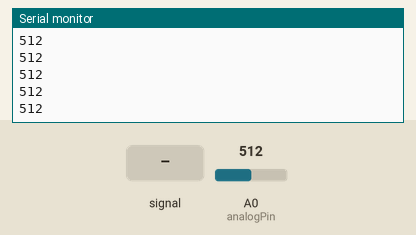
The sketch below on a simulated Arduino Uno, built with avr-gcc and run on an emulated ATmega328P. On the bench: the last lines printed to the serial monitor. The inputs (shaded band) are chosen by the test bench; at power-on: A0 (analogPin) = 512.

Above: at 1.2 s.
1.3 s: A0 (analogPin) fed a 200 Hz sine of ±81 counts around its level
At 1.53 s:
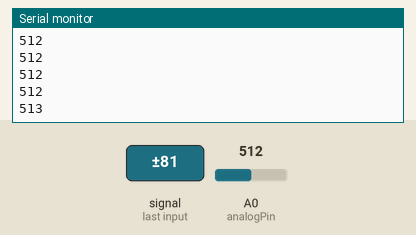
2.8 s: A0 (analogPin) set to 490
At 2.83 s:
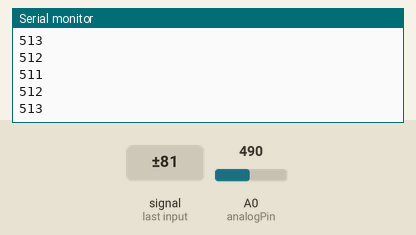
4.3 s: A0 (analogPin) fed a 2 Hz sine of ±306 counts around its level
At 4.37 s:
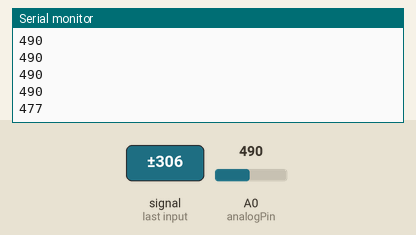
5.8 s: A0 (analogPin) set to 510
At 5.83 s:
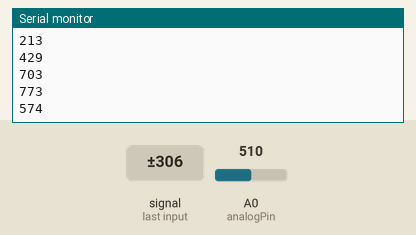
Timing chart, 0 to 8.3 s (numbered marks = the images above; inputs shaded):
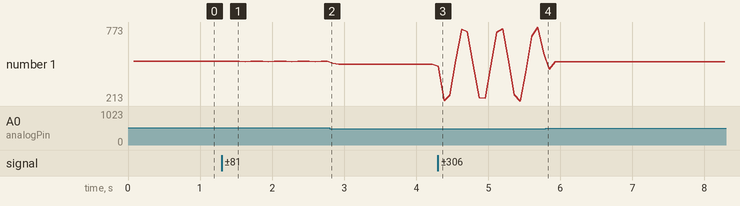

The sketch:

analog_distance.ino
```cpp
#define analogPin A0
#define cbi(sfr, bit) (_SFR_BYTE(sfr) &= ~_BV(bit))
#define sbi(sfr, bit) (_SFR_BYTE(sfr) |= _BV(bit))
//int values[900];
void setup() {
  // put your setup code here, to run once:
  sbi(ADCSRA, ADPS2);
  cbi(ADCSRA, ADPS1);
  cbi(ADCSRA, ADPS0);
  Serial.begin(230400);
}

void loop() {
  // put your main code here, to run repeatedly:

  unsigned long avr=0;
  unsigned long avr2=0;


  for(int z=0;z<10;z++){

    for(int i=0;i<500;i++)
    {
      //a=analogRead(analogPin);
      //if(a>maxa){maxa=a;}
      avr+=analogRead(analogPin);
    }
    avr/=500;
    avr2+=avr;
  }
  avr2/=10;
  Serial.println(avr2);


}
```

Measured:
- after the input at 1.3 s, the serial monitor: prints a new line after 0.16 s (image 1)
- after the input at 4.3 s, the serial monitor: prints a new line at once (image 3)
- plotted number 1: 512 → 513 after the input at 1.3 s, 513 → 490 after the input at 2.8 s, 490 → 574 after the input at 4.3 s, 574 → 510 after the input at 5.8 s
